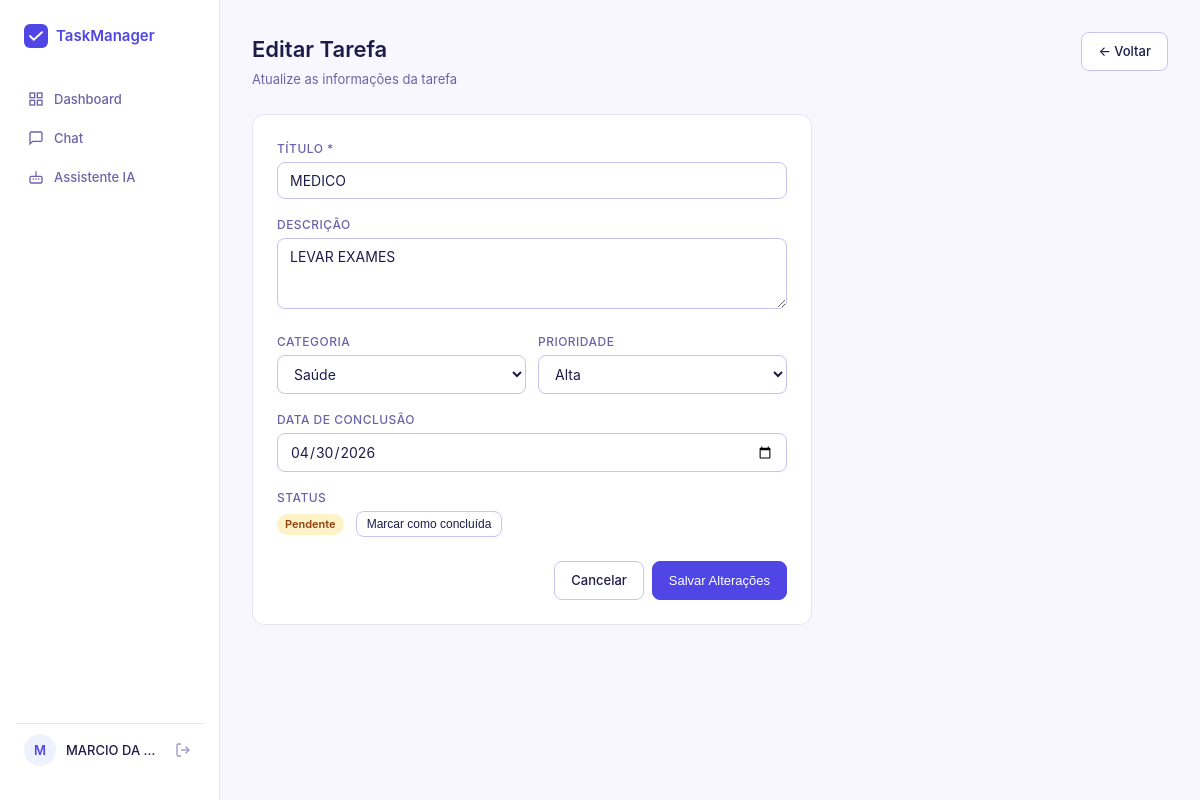
Page /tasks/4/edit (signed in) on the committed database.
### tables this page shows
CREATE TABLE tasks (
                id INTEGER PRIMARY KEY AUTOINCREMENT,
                user_id INTEGER NOT NULL,
                title TEXT NOT NULL,
                description TEXT,
                category TEXT DEFAULT "Outros",
                priority TEXT DEFAULT "Média",
                due_date TEXT,
                done INTEGER DEFAULT 0,
                created_at TIMESTAMP DEFAULT CURRENT_TIMESTAMP,
                FOREIGN KEY (user_id) REFERENCES users(id)
            );

### app.py (the view, shortened to what this page needs)
@app.route('/tasks/<int:task_id>/edit', methods=['GET', 'POST'])
@login_required
def edit_task(task_id):
    db   = get_db()
    task = db.execute('SELECT * FROM tasks WHERE id = ? AND user_id = ?',
                      (task_id, session['user_id'])).fetchone()
    if not task:
        flash('Tarefa não encontrada.', 'error')
        return redirect(url_for('dashboard'))
    return render_template('edit_task.html', task=task)

### app.py (called while the page is built)
def get_db():
    conn = sqlite3.connect(DB)
    conn.row_factory = sqlite3.Row
    return conn

def login_required(f):
    @wraps(f)
    def decorated(*args, **kwargs):
        if 'user_id' not in session:
            return redirect(url_for('login'))
        return f(*args, **kwargs)
    return decorated

### templates/edit_task.html (shortened to what this page needs)
{% extends 'base.html' %}
{% block content %}
<div class="layout">
  <aside class="sidebar">
    <div class="sidebar-logo">
      <svg width="24" height="24" viewBox="0 0 32 32" fill="none">
        <rect width="32" height="32" rx="8" fill="#4F46E5"/>
        <path d="M8 16l5 5 11-10" stroke="white" stroke-width="2.5" stroke-linecap="round" stroke-linejoin="round"/>
      </svg>
      <span>TaskManager</span>
    </div>
    <nav class="sidebar-nav">
      <a href="{{ url_for('dashboard') }}" class="nav-link">
        <svg width="16" height="16" viewBox="0 0 24 24" fill="none" stroke="currentColor" stroke-width="2"><rect x="3" y="3" width="7" height="7"/><rect x="14" y="3" width="7" height="7"/><rect x="14" y="14" width="7" height="7"/><rect x="3" y="14" width="7" height="7"/></svg>
        Dashboard
      </a>
      <a href="{{ url_for('chat') }}" class="nav-link">
        <svg width="16" height="16" viewBox="0 0 24 24" fill="none" stroke="currentColor" stroke-width="2"><path d="M21 15a2 2 0 01-2 2H7l-4 4V5a2 2 0 012-2h14a2 2 0 012 2z"/></svg>
        Chat
      </a>
      <a href="{{ url_for('bot') }}" class="nav-link">
        Assistente IA
      </a>
    </nav>
    <div class="sidebar-user">
      <div class="user-avatar">{{ session['user_name'][0].upper() }}</div>
      <div class="user-info"><span class="user-name">{{ session['user_name'] }}</span></div>
      <a href="{{ url_for('logout') }}" class="logout-btn" title="Sair">
        <svg width="16" height="16" viewBox="0 0 24 24" fill="none" stroke="currentColor" stroke-width="2"><path d="M9 21H5a2 2 0 01-2-2V5a2 2 0 012-2h4"/><polyline points="16 17 21 12 16 7"/><line x1="21" y1="12" x2="9" y2="12"/></svg>
      </a>
    </div>
  </aside>
  <main class="main">
    <div class="page-header">
      <div>
        <h1>Editar Tarefa</h1>
        <p class="page-sub">Atualize as informações da tarefa</p>
      </div>
      <a href="{{ url_for('dashboard') }}" class="btn">← Voltar</a>
    </div>
    <div class="edit-card">
      <form method="POST">
        <div class="field">
          <label>Título *</label>
          <input type="text" name="title" value="{{ task.title }}" required>
        </div>
        <div class="field">
          <label>Descrição</label>
          <textarea name="description" rows="3">{{ task.description or '' }}</textarea>
        </div>
        <div class="field-row">
          <div class="field">
            <label>Categoria</label>
            <select name="category">
              {% for c in ['Trabalho','Pessoal','Estudos','Saúde','Outros'] %}
              <option {{ 'selected' if task.category == c }}>{{ c }}</option>
              {% endfor %}
            </select>
          </div>
          <div class="field">
            <label>Prioridade</label>
            <select name="priority">
              {% for p in ['Alta','Média','Baixa'] %}
              <option {{ 'selected' if task.priority == p }}>{{ p }}</option>
              {% endfor %}
            </select>
          </div>
        </div>
        <div class="field">
          <label>Data de conclusão</label>
          <input type="date" name="due_date" value="{{ task.due_date or '' }}">
        </div>
        <div class="field">
          <label>Status</label>
          <div class="status-toggle">
            <span class="badge {{ 'badge-success' if task.done else 'badge-pending' }}">
              {{ 'Concluída' if task.done else 'Pendente' }}
            </span>
            <form method="POST" action="{{ url_for('toggle_task', task_id=task.id) }}" style="display:inline">
              <button type="submit" class="btn btn-sm">
                {{ 'Marcar como pendente' if task.done else 'Marcar como concluída' }}
              </button>
            </form>
          </div>
        </div>
        <div class="form-actions">
          <a href="{{ url_for('dashboard') }}" class="btn">Cancelar</a>
          <button type="submit" class="btn btn-primary">Salvar Alterações</button>
        </div>
      </form>
    </div>
  </main>
</div>
{% endblock %}

### static/css/style.css (style rules this page uses)
*, *::before, *::after { box-sizing: border-box; margin: 0; padding: 0; }
:root { --indigo: #4F46E5; --indigo-dark: #3730A3; --bg: #F8F7FF; --surface: #FFFFFF; --border: #E5E3F8; --border-md: #C7C4F0; --text: #1E1B4B; --text-2: #6B63A8; --text-3: #9D97C8; --success: #059669; --success-bg: #D1FAE5; --danger: #DC2626; --danger-bg: #FEE2E2; --warning: #D97706; --warning-bg: #FEF3C7; --radius: 8px; --radius-lg: 12px; --shadow: 0 1px 3px rgba(79,70,229,0.08), 0 1px 2px rgba(79,70,229,0.04); }
body { font-family: -apple-system, BlinkMacSystemFont, 'Segoe UI', sans-serif; background: var(--bg); color: var(--text); font-size: 14px; line-height: 1.6; }
.field { margin-bottom: 1rem; }
.field label { display: block; font-size: 12px; font-weight: 500; color: var(--text-2); margin-bottom: 4px; text-transform: uppercase; letter-spacing: 0.04em; }
.field input, .field select, .field textarea { width: 100%; padding: 9px 12px; border: 1px solid var(--border-md); border-radius: var(--radius); background: var(--surface); color: var(--text); font-size: 14px; font-family: inherit; transition: border-color 0.15s, box-shadow 0.15s; }
.field textarea { resize: vertical; }
.field-row { display: grid; grid-template-columns: 1fr 1fr; gap: 12px; }
.btn { display: inline-flex; align-items: center; justify-content: center; gap: 6px; padding: 8px 16px; border: 1px solid var(--border-md); border-radius: var(--radius); background: var(--surface); color: var(--text); font-size: 13px; font-weight: 500; cursor: pointer; text-decoration: none; transition: all 0.15s; white-space: nowrap; }
.btn-primary { background: var(--indigo); color: white; border-color: var(--indigo); }
.btn-sm { padding: 5px 10px; font-size: 12px; }
.layout { display: grid; grid-template-columns: 220px 1fr; min-height: 100vh; }
.sidebar { background: var(--surface); border-right: 1px solid var(--border); padding: 1.5rem 1rem; display: flex; flex-direction: column; gap: 0; position: sticky; top: 0; height: 100vh; }
.sidebar-logo { display: flex; align-items: center; gap: 8px; font-size: 15px; font-weight: 600; color: var(--indigo); margin-bottom: 2rem; padding: 0 0.5rem; }
.sidebar-nav { flex: 1; }
.nav-link { display: flex; align-items: center; gap: 10px; padding: 9px 12px; border-radius: var(--radius); color: var(--text-2); font-size: 13px; font-weight: 500; text-decoration: none; transition: all 0.15s; }
.sidebar-user { display: flex; align-items: center; gap: 10px; padding: 10px 8px; border-top: 1px solid var(--border); margin-top: auto; }
.user-avatar { width: 32px; height: 32px; border-radius: 50%; background: #EEF2FF; color: var(--indigo); font-weight: 600; font-size: 13px; display: flex; align-items: center; justify-content: center; flex-shrink: 0; }
.user-info { flex: 1; min-width: 0; }
.user-name { font-size: 13px; font-weight: 500; display: block; white-space: nowrap; overflow: hidden; text-overflow: ellipsis; }
.logout-btn { color: var(--text-3); cursor: pointer; padding: 4px; border-radius: 6px; display: flex; transition: color 0.15s; }
.main { padding: 2rem; overflow-y: auto; }
.page-header { display: flex; align-items: flex-start; justify-content: space-between; margin-bottom: 1.5rem; gap: 1rem; }
.page-header h1 { font-size: 22px; font-weight: 600; }
.page-sub { color: var(--text-2); font-size: 13px; margin-top: 2px; }
.badge { font-size: 11px; font-weight: 600; padding: 2px 8px; border-radius: 20px; white-space: nowrap; }
.badge-pending { background: #FEF3C7; color: #92400E; }
.edit-card { background: var(--surface); border: 1px solid var(--border); border-radius: var(--radius-lg); padding: 1.5rem; max-width: 560px; }
.form-actions { display: flex; gap: 8px; justify-content: flex-end; margin-top: 1.5rem; }
.status-toggle { display: flex; align-items: center; gap: 12px; }

### rows in the picture
tasks: title "MEDICO", description "LEVAR EXAMES", due_date "04/30/2026", done "Pendente", done "Marcar como concluída"

### other values in the picture
{{ session['user_name'][0].upper() }} "M"
{{ session['user_name'] }} "MARCIO DA…"
form field category "Saúde"
form field priority "Alta"
